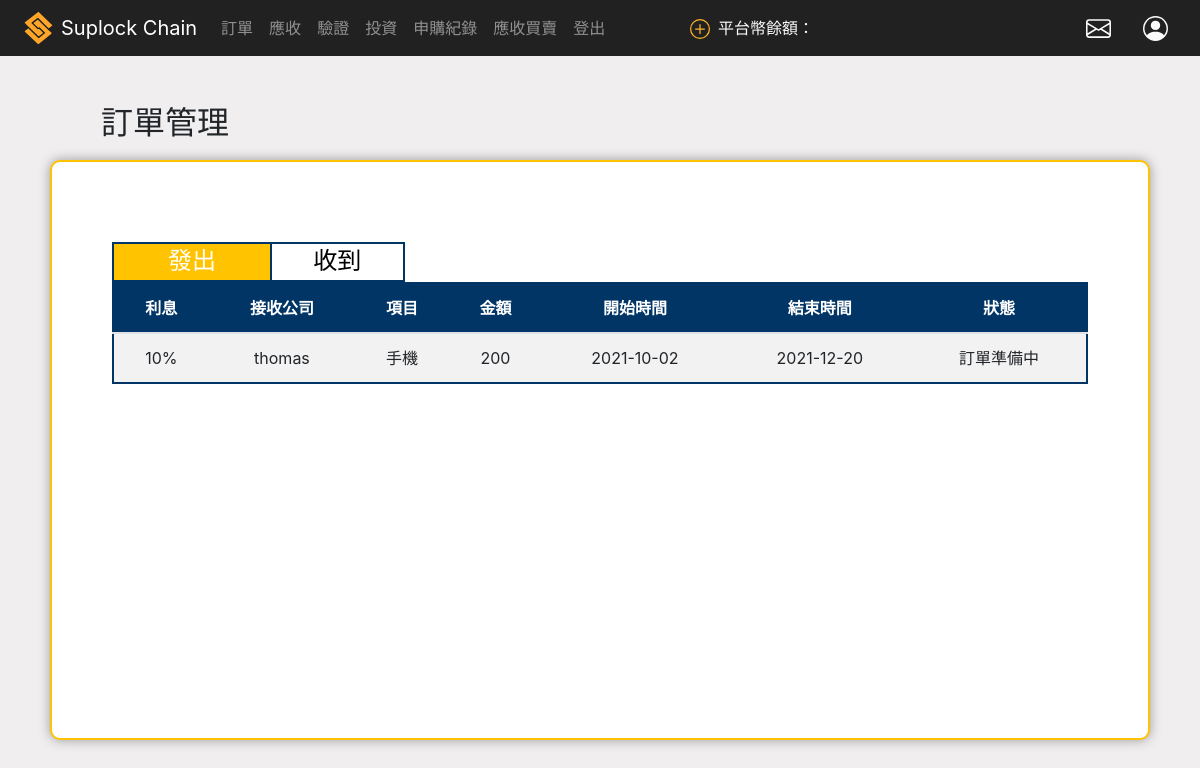
The app's page /company_orders/ (signed in) with its own data.
### core/models.py (models this page shows)
class Company_orders(models.Model):
    send_company = models.ForeignKey(Company,on_delete=models.CASCADE ,related_name='send_company') ## 一個發出Company 對多 orders
    receive_compamy = models.ForeignKey(Company,on_delete=models.CASCADE ,related_name='receive_comapny') ## 一個接收Company 對多 orders
    product  = models.CharField(max_length=40) ##訂單項目
    price = models.IntegerField(null=True, blank=True) ##訂單價格
    start_date = models.DateField(auto_now_add = True ,null=True) ## 發起時間
    end_date = models.DateField() ## 結束時間
    state = models.IntegerField(choices=STATE_CHOICES, default=1) ##狀態
    rate = models.IntegerField(choices=RATE_CHOICES, null=True,  blank=True) ##利息
    transactionHash = models.CharField(max_length=66, null=True, blank=True)
    quantity = models.IntegerField(null=True, blank = True) ##數量 onlyfor 驗證
    class_type = models.IntegerField(choices=CLASS_CHOICES_2000, null=True, blank=True) ##tokenB (應收, 訂單, 移轉, 貸款)

class Company(models.Model):
    user = models.OneToOneField(User, on_delete=models.CASCADE) ## user foriegn key
    uni_num = models.CharField(max_length=100) ##統一編號
    public_address = models.CharField(max_length=42) ##公鑰
    core = models.BooleanField() #是否為核心企業
    amount_a = models.DecimalField(max_digits=12, decimal_places=1, null=True) #核心企業token_A數量
    amount_865 = models.DecimalField(max_digits=12, decimal_places=0, null=True) #核心企業平台幣數量
    create_time = models.DateTimeField(auto_now_add= True) #進入時間
    contract_address = models.CharField(max_length=42,null=True,blank=True) ##合約地址
    company_type = models.CharField(max_length=42,null=True,blank=True) #行業別
    capital = models.DecimalField(max_digits=12, decimal_places=0, null=True) #資本額
    chairman = models.CharField(max_length=42,null=True,blank=True) #董事長
    company_location =  models.CharField(max_length=42,null=True,blank=True) #公司地址
    supervisor = models.CharField(max_length=42,null=True,blank=True) #登記機關
    establish_date = models.CharField(max_length=42,null=True,blank=True) #成立日期
    responsible_person = models.CharField(max_length=42,null=True,blank=True) #負責人
    image = models.ImageField(upload_to='static/image/', blank=True, null=True)  ##logo

### core/views.py (the view, shortened to what this page needs)
# urls.py: path('company_orders/',views.company_order.as_view(), name='company_orders'),
@method_decorator(login_required, name='dispatch')
class company_order(generic.ListView):
    model = Company_orders
    template_name = 'company_orders.html'
    context_object_name = 'orders'
    paginate_by = 6
    def get_queryset(self):
        user = self.request.user
        company = Company.objects.filter(user = user)[0]
        return  company.send_company.filter(Q(state = 1)|Q(state = 2)|Q(state = 3))
    def get_context_data(self, **kwargs):
        form = set_order_rate()
        company_addr_dict = {}
        rec_com_list = []
        context =  super(company_order,self).get_context_data(**kwargs)
        user = self.request.user
        company = Company.objects.filter(user = user)[0]
        all_company = company.send_company.all()
        for rec_com in all_company:
            rec_com_list.append(rec_com.receive_compamy)
        for c in rec_com_list:
            company_addr_dict[c.user.username] = c.public_address
        context['company_addr_dict'] = json.dumps(company_addr_dict)
        context['form'] = form
        return context

### core/forms.py
class set_order_rate(forms.Form):
    orders_id = forms.CharField()
    rec_company_name = forms.CharField()
    rec_com_address = forms.CharField()
    rate = forms.ChoiceField(choices = RATE_CHOICES ,widget = forms.Select ,required=True)

### core/templatetags/auth_extras.py (called while the page is built)
@register.filter(name='has_group')
def has_group(user, group_name):
    return user.groups.filter(name=group_name).exists()

### core/templates/company_orders.html (shortened to what this page needs)
<!DOCTYPE html>
<html lang="en">
<head>
    {% include 'nav_login.html' %}
    {% load static %}
    <link rel="stylesheet" href="{%static 'css/company_orders.css' %}">
</head>
<body>
<main class="main_content" id = 'fade_out'>
    <div class='content_title'>
        <h2>訂單管理</h2>
    </div>
    <div class="outer">
        <div class="table_above_tag">
            <div class='send_btn' id='clicked_1'>
                <h2 class="send_order" >發出</h2>
            </div>
            <a class='recieve_btn' id= 'clicked_2' href="{% url 'company_orders_rec' %}">
                <h2 class="send_order" >收到</h2>
            </a>
        </div>
        <div class="ordersTable" id="sendOrder">
            <table class="table table-striped">
                <thead>
                    <tr>
                        <th>利息</th>
                        <th>接收公司</th>
                        <th>項目</th>
                        <th>金額</th>
                        <th>開始時間</th>
                        <th>結束時間</th>
                        <th>狀態</th>
                    </tr>
                </thead>
                <tbody>
                    {% for order in orders %}
                    <tr name = 'make_id' onclick=" pop_set_rate()" >
                        {% if not order.state == 1  %}
                        <td name = 'percent'>{{ order.get_rate_display }}</td>
                        {% else %}
                        <td name = 'percent'>未設定</td>
                        {% endif %}
                        <td name= 'to_id' >{{order.receive_compamy.user}}</td>
                        <td >{{order.product}}</td>
                        <td>{{order.price}}</td>
                        <td>{{order.start_date|date:'Y-m-d'}}</td>
                        <td>{{order.end_date|date:'Y-m-d'}}</td>
                        <td name = 'state' >{{ order.get_state_display }}</td>
                    </tr>
                    {% endfor %}
                </tbody>
            </table>
        </div>
    </div>
</main>
</body>
</html>

### static/css/company_orders.css (style rules this page uses)
a { background-color: transparent ; color: #003566; }
body { background-color: rgb(240, 238, 238) }
.main_content { display: flex; flex-direction: column; justify-content: flex-start; align-items: center; }
.outer { padding-left: 5%; padding-right: 5%; padding-bottom: 5%; border: 2px solid #ffc300; border-radius: 10px; width :1100px; margin-top: 10px; display: flex; flex-direction: column; justify-content: flex-start; box-shadow:0px 0px 12px rgb(155, 154, 154); height : 580px; background-color: white; }
.content_title { margin-top: 6vh; transform: translateX(-435px); }
.send_btn { width: 60%; height: 100%; border: 2px solid #003566; text-align: center; display: flex; flex-direction: column; justify-content: center; cursor: pointer; transition: 200ms ease-in-out; color: white; background-color:#ffc300;; }
.recieve_btn { width: 50%; height: 100%; border: 2px solid #003566; text-align: center; display: flex; flex-direction: column; justify-content: center; cursor: pointer; border-left: none; transition: 200ms ease-in-out; color: black; }
.send_order { font-size: 1.5em; margin-top: 0.25em; }
.ordersTable { justify-content: center; align-items: center; }
table { border: 2px solid #003566; }
thead { background-color:#003566 ; color: white; }
tr { text-align: center; border-bottom:2px solid #003566; cursor: pointer; max-height: 10px !important; }
.table_above_tag { width: 30%; height: 40px; display: flex; flex-direction: row; justify-content: flex-start; align-items: flex-end; margin-top: 80px; }

### records on screen
Company_orders: rate "10%", receive_compamy.user "thomas", product "手機", price "200", start_date "2021-10-02", end_date "2021-12-20", state "訂單準備中"
